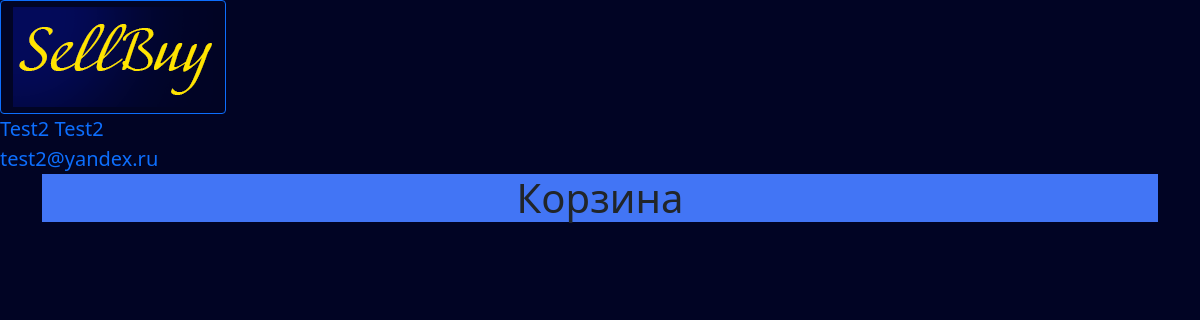
The app's page /basket (signed in) with its own data.
### data/users.py (models this page shows, shortened)
class User(SqlAlchemyBase, UserMixin):
    __tablename__ = 'users'
    id = sqlalchemy.Column(sqlalchemy.Integer,
                           primary_key=True, autoincrement=True)
    name = sqlalchemy.Column(sqlalchemy.String, nullable=True)
    surname = sqlalchemy.Column(sqlalchemy.String, nullable=True)
    email = sqlalchemy.Column(sqlalchemy.String,
                              index=True, unique=True, nullable=True)
    hashed_password = sqlalchemy.Column(sqlalchemy.String, nullable=True)
    number = sqlalchemy.Column(sqlalchemy.Integer, nullable=True)
    basket = sqlalchemy.Column(sqlalchemy.String, nullable=True)
    offers = orm.relationship("Offers", back_populates='user')

### main.py (the view)
@app.route('/basket', methods=['GET', 'POST'])
@login_required
def basket():
    db_sess = db_session.create_session()
    offers_id = [int(i) for i in current_user.basket.split()]
    offers = db_sess.query(Offers).all()
    offers_basket = []
    for item in offers:
        if item.id in offers_id:
            offers_basket.append(item)
    return render_template('/searched_offers.html', title='Корзина', offers=offers_basket, text='Корзина')

### data/db_session.py (called while the page is built)
def create_session() -> Session:
    global __factory
    return __factory()

### main.py (called while the page is built)
@login_manager.user_loader
def load_user(user_id):
    db_sess = db_session.create_session()
    return db_sess.query(User).get(user_id)

### templates/searched_offers.html (shortened to what this page needs)
{% extends "base.html" %}
{% block content %}
<h1>{{ text }}</h1>
{% endblock %}

### templates/base.html (shortened to what this page needs)
<!DOCTYPE html>
<html lang="en">
<head>
    <link rel="stylesheet"
          href="https://cdn.jsdelivr.net/npm/bootstrap@5.0.0-beta1/dist/css/bootstrap.min.css"
>
    <link rel="stylesheet" type="text/css" href='static/css/style.css' />
</head>
<body>
<div class="main_page_button">
    <a class="btn btn-outline-primary" href="/main"><img src="static\img\images/logo3.png" width="200px" height="100px"></a>
</div>
{% if current_user.is_authenticated %}
    <a class="navbar-brand" href="/logout">{{ current_user.name }} {{current_user.surname}}</a> <br>
    <a class="navbar-brand" href="/logout">{{ current_user.email }} </a>
{% else %}
    <p class="register_login_buttons">
        <a class="btn btn-outline-primary" href="/register">Зарегистрироваться</a>
        <a class="btn btn-outline-primary" href="/login">Войти</a>
    </p>
{% endif %}
<main role="main" class="container">
    {% block content %}{% endblock %}
</main>
</body>
</html>

### static/css/style.css (style rules this page uses)
body { background: rgb(1, 4, 36); }
h1 { background: rgb(66, 117, 245); text-align: center; }

### records on screen
User: name "Test2", surname "Test2", email "test2@yandex.ru"

### other values on screen
{{ text }} "Корзина"
